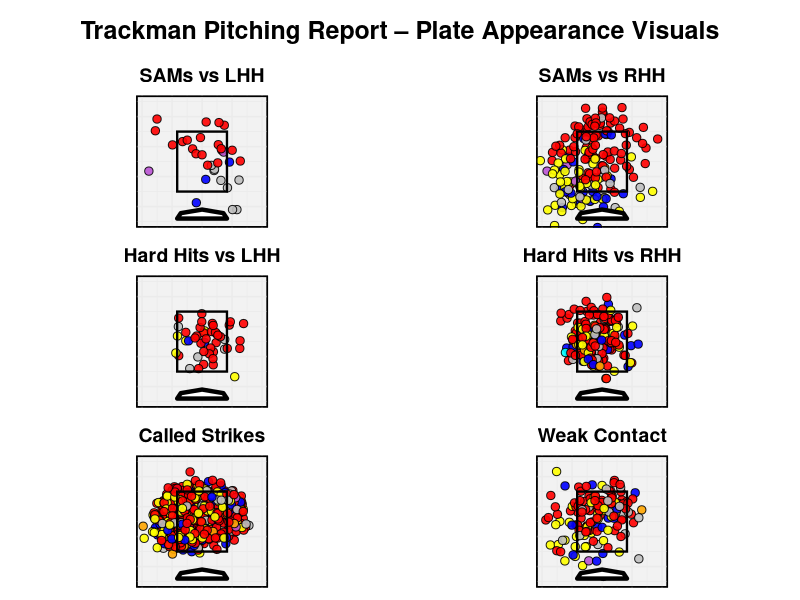

Source code (R):
#!/usr/bin/env Rscript

# Load libraries
library(ggplot2)
library(dplyr)
library(readr)
library(gridExtra)
library(grid)

# Load data
data <- read_csv("example_game_data.csv")

# Map PitchType abbreviations to full names for color matching
data$MappedPitchType <- recode(data$PitchType,
                               "FF" = "Fastball",
                               "SL" = "Slider",
                               "CR" = "Curveball",
                               "CH" = "ChangeUp",
                               "SP" = "Splitter",
                               "CT" = "Cutter",
                               "ST" = "Sinker",  # Used for ST, TwoSeamFastBall, OneSeamFastBall
                               "TwoSeamFastBall" = "Sinker",
                               "OneSeamFastBall" = "Sinker",
                               "Undefined" = "Fastball",
                               "FourSeamFastBall" = "Fastball"
)

# Full pitch color palette
pitch_colors <- c(
  "Fastball" = "red",
  "Slider" = "yellow",
  "Curveball" = "blue",
  "Changeup" = "green",
  "Cutter" = "mediumorchid",
  "Sinker" = "orange",
  "Splitter" = "cyan",
  "Knuckleball" = "purple",
  "Sweeper" = "brown",
  "Slurve" = "lime",
  "Forkball" = "darkblue",
  "Screwball" = "magenta",
  "Other" = "gray"
)

# Optional: warn if any pitch types don't match the palette
unmatched <- setdiff(unique(data$MappedPitchType), names(pitch_colors))
if (length(unmatched) > 0) {
  warning("These pitch types have no color mapping: ", paste(unmatched, collapse = ", "))
}

# Function to create a styled, Python-matching plot
standard_plot <- function(df, title) {
  df$MappedPitchType <- as.character(df$MappedPitchType)
  used_types <- unique(df$MappedPitchType)
  valid_colors <- pitch_colors[names(pitch_colors) %in% used_types]
  
  ggplot(df, aes(x = PlateLocSide, y = PlateLocHeight, fill = MappedPitchType)) +
    geom_point(shape = 21, color = "black", size = 2.5, alpha = 0.9) +
    
    # Strike zone box
    annotate("rect", xmin = -0.83, xmax = 0.83, ymin = 1.5, ymax = 3.5,
             color = "black", fill = NA, linetype = "solid", size = 0.8) +
    
    # Home plate polygon
    annotate("polygon",
             x = c(-0.71, -0.83, 0.83, 0.71, 0.0),
             y = c(0.78, 0.6, 0.6, 0.78, 0.9),
             fill = "white", color = "black", linewidth = 1.5) +
    
    labs(title = title) +
    scale_fill_manual(values = valid_colors, na.value = "gray") +
    coord_fixed(xlim = c(-2, 2), ylim = c(0.5, 4.5)) +
    theme_minimal(base_family = "Helvetica", base_size = 12) +
    theme(
      panel.background = element_rect(fill = "gray95", color = "black", size = 1),
      panel.border = element_rect(fill = NA, color = "black", size = 1),
      plot.title = element_text(hjust = 0.5, face = "bold", size = 14),
      axis.title = element_blank(),
      axis.text = element_blank(),
      axis.ticks = element_blank(),
      legend.position = "none"
    )
}

# Create each of the 6 plots
plot1 <- standard_plot(data %>% filter(PitchCall == "StrikeSwinging", BatterSide == "Left"),
                       "SAMs vs LHH")

plot2 <- standard_plot(data %>% filter(PitchCall == "StrikeSwinging", BatterSide == "Right"),
                       "SAMs vs RHH")

plot3 <- standard_plot(data %>% filter(!is.na(ExitSpeed), ExitSpeed > 85, BatterSide == "Left"),
                       "Hard Hits vs LHH")

plot4 <- standard_plot(data %>% filter(!is.na(ExitSpeed), ExitSpeed > 85, BatterSide == "Right"),
                       "Hard Hits vs RHH")

plot5 <- standard_plot(data %>% filter(PitchCall == "StrikeCalled"),
                       "Called Strikes")

plot6 <- standard_plot(data %>% filter(!is.na(ExitSpeed), ExitSpeed < 65),
                       "Weak Contact")

# Optional title banner
title_banner <- textGrob(
  "Trackman Pitching Report – Plate Appearance Visuals",
  gp = gpar(fontsize = 18, fontface = "bold", fontfamily = "Helvetica"),
  just = "center"
)

# Output single-page PDF
pdf("trackman_whiff_ev_report.pdf", width = 11, height = 9)
grid.arrange(
  title_banner,
  arrangeGrob(plot1, plot2, plot3, plot4, plot5, plot6, ncol = 2),
  nrow = 2,
  heights = c(0.1, 0.9)
)
dev.off()

cat("✅ Styled PDF saved as 'trackman_whiff_ev_report.pdf'\n")
